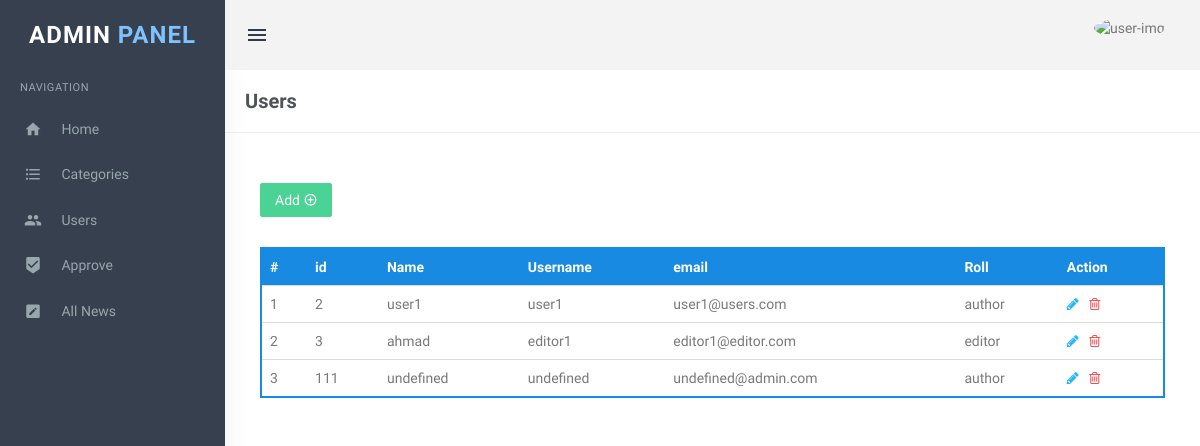
The page /adminPanel/users.php (signed in) on the database its author committed.
### tables this page shows
CREATE TABLE IF NOT EXISTS `users` (
  `id` int(200) NOT NULL AUTO_INCREMENT,
  `username` varchar(20) NOT NULL,
  `password` varchar(30) NOT NULL,
  `email` varchar(40) NOT NULL,
  `name` varchar(20) NOT NULL,
  `roll` varchar(20) NOT NULL,
  `birthdate` date NOT NULL,
  PRIMARY KEY (`id`) USING BTREE,
  UNIQUE KEY `email` (`email`),
  UNIQUE KEY `username` (`username`) USING BTREE
);

### adminPanel/users.php (the view, shortened to what this page needs)
<?php
include('includes/config.php');
?>
<!DOCTYPE html>
<html lang="en">
<head>
    <link href="assets/css/bootstrap.min.css" rel="stylesheet" type="text/css" />
    <link href="assets/css/core.css" rel="stylesheet" type="text/css" />
    <link href="assets/css/components.css" rel="stylesheet" type="text/css" />
    <link href="assets/css/icons.css" rel="stylesheet" type="text/css" />
    <link href="assets/css/pages.css" rel="stylesheet" type="text/css" />
    <link href="assets/css/menu.css" rel="stylesheet" type="text/css" />
    <link href="assets/css/responsive.css" rel="stylesheet" type="text/css" />
    <link href="assets/css/myStyle.css" rel="stylesheet" type="text/css" />
    <link rel="stylesheet" href="assets/css/deleteCategory.css">
</head>
<body class="fixed-left">
    <div id="wrapper">
        <?php include('includes/topheader.php');?>
        <?php include('includes/leftsidebar.php');?>
        <div class="content-page">
            <div class="content">
                <div class="container">
                    <div class="row">
                        <div class="col-xs-12">
                            <div class="page-title-box">
                                <h4 class="page-title">Users</h4>
                                <div class="clearfix"></div>
                            </div>
                        </div>
                    </div>
                    <div class="row">
                        <div class="col-md-12">
                            <div class="demo-box m-t-20">
                                <div class="m-b-30">
                                    <a href="addUser.php">
                                        <button id="addUser" class="btn btn-success waves-effect waves-light">Add
                                            <i class="mdi mdi-plus-circle-outline"></i></button>
                                    </a>
                                </div>
                                <div class="table-responsive">
                                    <table class="table m-0 table-colored-bordered table-bordered-primary">
                                        <thead>
                                            <tr>
                                                <th>#</th>
                                                <th>id</th>
                                                <th>Name</th>
                                                <th>Username</th>
                                                <th>email</th>
                                                <th>Roll</th>
                                                <th>Action</th>
                                            </tr>
                                        </thead>
                                        <tbody>
                                            <?php
                                            $query = "SELECT users.id AS id, users.name AS name, users.username AS username, users.email AS email,users.roll AS roll from users WHERE id!='1'";
                                            $result = mysqli_query($con,$query);
                                            $num = 1;
                                            $rowNum = mysqli_num_rows($result);
                                            if ($rowNum == 0) {
                                            ?>
                                            <tr>
                                                <td colspan="7" align="center">
                                                    <h3 style="color:red">No user found</h3>
                                                </td>
                                            <tr>
                                                <?php
                                                }
                                                else {
                                                    while($row = mysqli_fetch_array($result))
                                                    {
                                                ?>
                                            <tr>
                                                <td scope="row"><?php echo htmlentities($num);?></td>
                                                <td><?php echo htmlentities($row['id']);?></td>
                                                <td><?php echo htmlentities($row['name']);?></td>
                                                <td><?php echo htmlentities($row['username']);?></td>
                                                <td><?php echo htmlentities($row['email']);?></td>
                                                <td><?php echo htmlentities($row['roll']);?></td>
                                                <td><a
                                                        href="editUser.php?userId=<?php echo htmlentities($row['id']);?>"><i
                                                            class="fa fa-pencil" style="color: #29b6f6;"></i></a>
                                                    &nbsp;<a href="#myModal<?php echo htmlentities($row['id']);?>"
                                                        data-toggle="modal">
                                                        <i class="fa fa-trash-o" style="color: #f05050"></i></a>
                                                </td>
                                            </tr>
                                            <?php
                                                $num++;}}
                                                ?>
                                        </tbody>
                                    </table>
                                </div>
                            </div>
                        </div>
                    </div>
                </div>
            </div>
        </div>
    </div>
</body>
</html>

### adminPanel/assets/css/core.css (style rules this page uses)
body { font-family: 'Varela Round', sans-serif; margin: 0; padding-bottom: 60px; overflow-x: hidden; color: #797979; }
html { position: relative; min-height: 100%; }
.h1, .h2, .h3, .h4, .h5, .h6, h1, h2, h3, h4, h5, h6 { color: #505458; font-family: 'Hind Madurai', sans-serif; margin: 10px 0; }
* { outline: none !important; }
.container { width: auto; }
#wrapper { height: 100%; overflow: hidden; width: 100%; }
.m-0 { margin: 0 !important; }
.m-t-20 { margin-top: 20px !important; }
.m-b-30 { margin-bottom: 30px !important; }
.row { margin-right: -10px; margin-left: -10px; }
.col-lg-1, .col-lg-10, .col-lg-11, .col-lg-12, .col-lg-2, .col-lg-3, .col-lg-4, .col-lg-5, .col-lg-6, .col-lg-7, .col-lg-8, .col-lg-9, .col-md-1, .col-md-10, .col-md-11, .col-md-12, .col-md-2, .col-md-3, .col-md-4, .col-md-5, .col-md-6, .col-md-7, .col-md-8, .col-md-9, .col-sm-1, .col-sm-10, .col-sm-11, .col-sm-12, .col-sm-2, .col-sm-3, .col-sm-4, .col-sm-5, .col-sm-6, .col-sm-7, .col-sm-8, .col-sm-9, .col-xs-1, .col-xs-10, .col-xs-11, .col-xs-12, .col-xs-2, .col-xs-3, .col-xs-4, .col-xs-5, .col-xs-6, .col-xs-7, .col-xs-8, .col-xs-9 { padding-left: 10px; padding-right: 10px; }
.waves-effect { position: relative; cursor: pointer; display: inline-block; overflow: hidden; -webkit-user-select: none; -moz-user-select: none; -ms-user-select: none; user-select: none; -webkit-tap-highlight-color: transparent; vertical-align: middle; z-index: 1; will-change: opacity, transform; -webkit-transition: all 0.3s ease-out; -moz-transition: all 0.3s ease-out; -o-transition: all 0.3s ease-out; -ms-transition: all 0.3s ease-out; transition: all 0.3s ease-out; }
.demo-box { padding: 10px 15px; }

### adminPanel/assets/css/menu.css (style rules this page uses)
.content-page { margin-left: 225px; overflow: hidden; }
.content-page .content { padding: 0 5px 10px 5px; margin-top: 70px; }
.page-title { font-size: 20px; margin-bottom: 0; margin-top: 0; font-weight: 600; }
.page-title-box { padding: 20px; border-bottom: 1px solid #eee; margin: 0 -20px 20px -20px; }
.page-title-box .page-title { margin-bottom: 0; float: left; }

### adminPanel/assets/css/myStyle.css (style rules this page uses)
a { cursor: pointer !important; }

### adminPanel/assets/css/deleteCategory.css (style rules this page uses)
body { font-family: 'Varela Round', sans-serif; }

### rows shown on the page
users: id "2", name "user1", username "user1", email "user1@users.com", roll "author"
users: id "3", name "ahmad", username "editor1", email "editor1@editor.com", roll "editor"
users: id "111", name "undefined", username "undefined", email "undefined@admin.com", roll "author"
